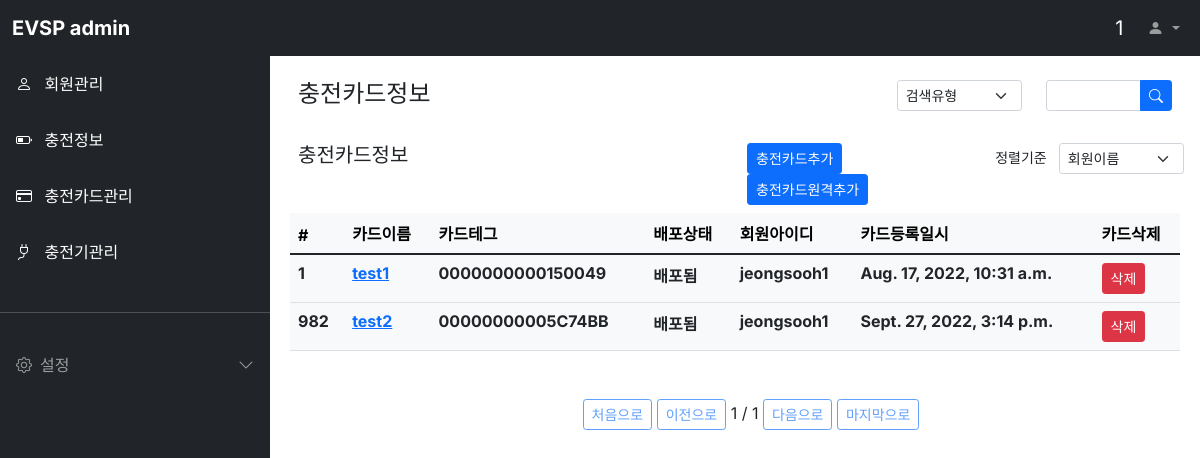
The page /cardinfo/ (signed in) on the database as committed earlier.
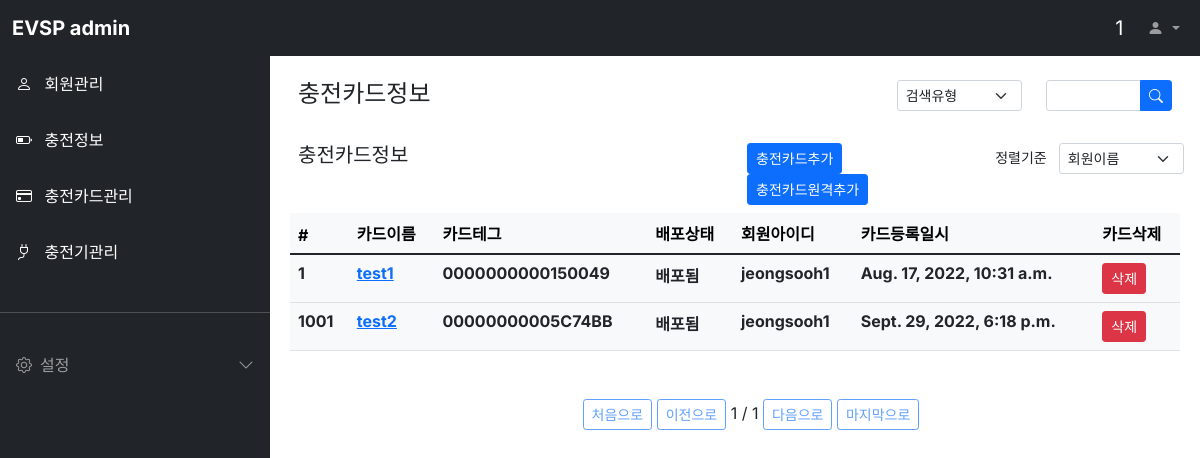
The same page on the database as committed later.
### cardinfo/models.py (models this page shows)
class Cardinfo(models.Model):
  cardname = models.CharField(max_length=64, verbose_name='카드이름')
  cardtag = models.CharField(max_length=64, verbose_name='카드테그')
  cardstatus = models.CharField(max_length=64, verbose_name='배포상태')
  register_dttm = models.DateTimeField(auto_now_add=True, verbose_name='카드등록일시')
  userid = models.CharField(max_length=64, verbose_name='회원아이디')
  class Meta:
    db_table = 'evsp_cardinfo'
    verbose_name = '카드정보'
    verbose_name_plural = '카드정보'

### cardinfo/views.py (the view)
# urls.py: path('cardinfo/', CardinfoList.as_view()),
class CardinfoList(ListView):
  model = Cardinfo
  template_name='cardinfo.html'
  context_object_name = 'cardinfoList'
  paginate_by = 2
  queryset = Cardinfo.objects.all()
  def get_context_data(self, **kwargs):
    context = super().get_context_data(**kwargs)
    user_id = self.request.session['user']
    context['loginuser'] = user_id
    return context

### cardinfo/templates/cardinfo.html (shortened to what this page needs)
{% extends "base.html" %}
{% block contents %}
<div class="row mt-3 mx-3">
  <div class="col-md-8 fw-bold"><h4>충전카드정보</h4></div>
  <div class="col-md-2">
    <select class="form-select form-select-sm" aria-label="Default select example">
      <option selected>검색유형</option>
    </select>
  </div>
  <div class="col-md-2">
    <form>
      <div class="input-group input-group-sm">
        <input type="text" class="form-control" placeholder="" aria-label="Recipient's username" aria-describedby="button-addon2">
        <button class="btn btn-primary" type="button" id="button-addon2">
          <i class="bi bi-search"></i>
        </button>
      </div>
    </form>
  </div>
</div>
<div class="row mt-3 mx-3">
  <div class="col-md-6 fw-bold"><h5>충전카드정보</h5></div>
  <div class="col-md-3 justify-content-md-end">
    <button class="btn btn-primary btn-sm"
      onclick="location.href='/cardinfo/register/'">충전카드추가
    </button>
    <button class="btn btn-primary btn-sm"
      onclick="location.href='/cardinfo/registerremote'">충전카드원격추가
    </button>
  </div>
  <div class="col-md-3">
    <div class="row justify-content-end">
      <label class="col form-select-sm text-end">정렬기준</label>
      <select class="col form-select form-select-sm" aria-label="Default select example">
        <option selected>회원이름</option>
      </select>
    </div>
  </div>
</div>
<div class="row mt-2 mx-2">
  <div class="col-12">
    <table class="table table-light">
      <thead class="thead-light">
        <tr>
          <th scope="col">#</th>
          <th scope="col">카드이름</th>
          <th scope="col">카드테그</th>
          <th scope="col">배포상태</th>
          <th scope="col">회원아이디</th>
          <th scope="col">카드등록일시</th>
          <th scope="col">카드삭제</th>
        </tr>
      </thead>
      <tbody class="text-dark">
        {% for cardinfo in cardinfoList %}
        <tr>
          <th scope="row">{{ cardinfo.id }}</th>
          <th><a href="/cardinfo/{{ cardinfo.id }}">{{ cardinfo.cardname }}</a></th>
          <th>{{ cardinfo.cardtag }}</th>
          <th>{{ cardinfo.cardstatus }}</th>
          <th>{{ cardinfo.userid }}</th>
          <th>{{ cardinfo.register_dttm }}</th>
          <th><a class="btn btn-primary btn-sm btn-danger" id="cardinfo-{{ cardinfo.id }}"
            href="/cardinfo/{{ cardinfo.id }}/delete" target="_blank">삭제</a></th>
        </tr>
        {% endfor %}
      </tbody>
    </table>
    <div class="pagination justify-content-center mt-5">
      <ul class="step-links">
        {% if page_obj.has_previous %}
        <a class="btn btn-sm btn-outline-primary" href="?page=1">처음으로</a>
        <a class="btn btn-sm btn-outline-primary" href="?page={{ page_obj.previous_page_number }}">이전으로</a>
        {% else %}
        <a class="btn btn-sm btn-outline-primary disabled" href="#">처음으로</a>
        <a class="btn btn-sm btn-outline-primary disabled" href="#">이전으로</a>
        {% endif %}
      <span class="current">
        {{ page_obj.number }} / {{ page_obj.paginator.num_pages }}
      </span>
        {% if page_obj.has_next %}
        <a class="btn btn-sm btn-outline-primary" href="?page={{ page_obj.next_page_number }}">다음으로</a>
        <a class="btn btn-sm btn-outline-primary" href="?page={{ page_obj.paginator.num_pages }}">마지막으로</a>
        {% else %}
        <a class="btn btn-sm btn-outline-primary disabled" href="#">다음으로</a>
        <a class="btn btn-sm btn-outline-primary disabled" href="#">마지막으로</a>
        {% endif %}
      </ul>
    </div>
  </div>
</div>
{% endblock %}

Rows that differ between the two databases and show on the page:
removed Cardinfo: id "982", cardname "test2", cardtag "00000000005C74BB", cardstatus "배포됨", userid "jeongsooh1", register_dttm "Sept. 27, 2022, 3:14 p.m."
added Cardinfo: id "1001", cardname "test2", cardtag "00000000005C74BB", cardstatus "배포됨", userid "jeongsooh1", register_dttm "Sept. 29, 2022, 6:18 p.m."
